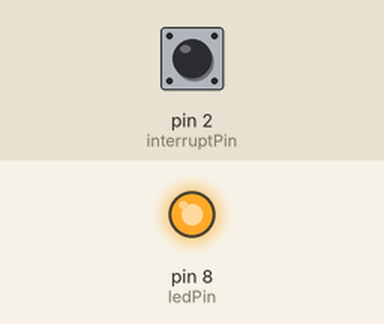
Recording of a sketch running on a simulated Arduino Uno, built with avr-gcc and run on an emulated ATmega328P. Shown: output pins drawn as LEDs (lit = HIGH). The inputs (shaded band) are chosen by the test bench; at power-on: pin 2 (interruptPin) HIGH.

Above: at 1.2 s.
1.3 s: pin 2 (interruptPin) pulled LOW for 0.15 s
At 2.8 s:
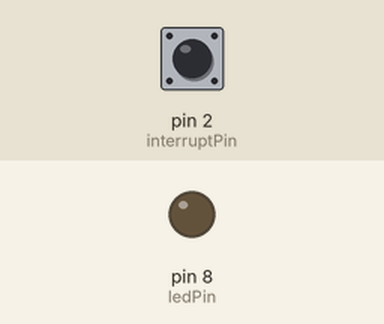
Timing chart, 0 to 9.5 s (numbered marks = the images above; inputs shaded):
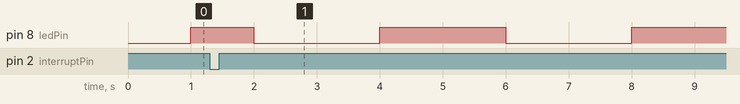

Measured:
- after the input at 1.3 s, pin 8 (ledPin): LOW → HIGH after 2.7 s, → LOW 2.0 s later, → HIGH 2.0 s later

The sketch:

Lab9-exercise1.ino
```cpp
const byte ledPin = 8;
const byte interruptPin = 2;
volatile byte state = LOW;
int i=1;

void setup(){
  pinMode(ledPin, OUTPUT);
  pinMode(interruptPin, INPUT_PULLUP);

  attachInterrupt(digitalPinToInterrupt(interruptPin),
                  blink, RISING);
}

void loop(){
  digitalWrite(ledPin, state);
  delay(i*1000);
  state = !state;
}

void blink(){
  i++;
  if(i>3)
    i = 1;
}
```
